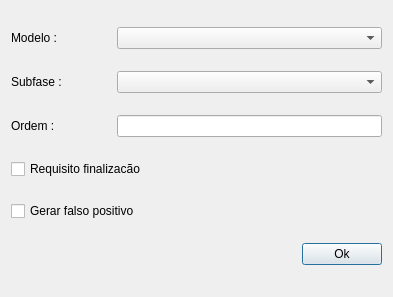
<?xml version="1.0" encoding="UTF-8"?>
<ui version="4.0">
 <class>Dialog</class>
 <widget class="QDialog" name="Dialog">
  <property name="geometry">
   <rect>
    <x>0</x>
    <y>0</y>
    <width>393</width>
    <height>297</height>
   </rect>
  </property>
  <property name="windowTitle">
   <string>Adicionar Perfil Modelo</string>
  </property>
  <layout class="QGridLayout" name="gridLayout">
   <item row="0" column="0" colspan="2">
    <layout class="QHBoxLayout" name="horizontalLayout_2">
     <item>
      <widget class="QLabel" name="label_2">
       <property name="sizePolicy">
        <sizepolicy hsizetype="Minimum" vsizetype="Fixed">
         <horstretch>0</horstretch>
         <verstretch>0</verstretch>
        </sizepolicy>
       </property>
       <property name="minimumSize">
        <size>
         <width>100</width>
         <height>0</height>
        </size>
       </property>
       <property name="maximumSize">
        <size>
         <width>100</width>
         <height>16777215</height>
        </size>
       </property>
       <property name="text">
        <string>Modelo :</string>
       </property>
      </widget>
     </item>
     <item>
      <widget class="QComboBox" name="modelsCb"/>
     </item>
    </layout>
   </item>
   <item row="1" column="0" colspan="2">
    <layout class="QHBoxLayout" name="horizontalLayout_3">
     <item>
      <widget class="QLabel" name="label_3">
       <property name="sizePolicy">
        <sizepolicy hsizetype="Minimum" vsizetype="Fixed">
         <horstretch>0</horstretch>
         <verstretch>0</verstretch>
        </sizepolicy>
       </property>
       <property name="minimumSize">
        <size>
         <width>100</width>
         <height>0</height>
        </size>
       </property>
       <property name="maximumSize">
        <size>
         <width>100</width>
         <height>16777215</height>
        </size>
       </property>
       <property name="text">
        <string>Subfase :</string>
       </property>
      </widget>
     </item>
     <item>
      <widget class="QComboBox" name="subphaseCb"/>
     </item>
    </layout>
   </item>
   <item row="4" column="0">
    <widget class="QCheckBox" name="falsePositiveCkb">
     <property name="text">
      <string>Gerar falso positivo</string>
     </property>
    </widget>
   </item>
   <item row="3" column="0">
    <widget class="QCheckBox" name="completionCkb">
     <property name="text">
      <string>Requisito finalizacão</string>
     </property>
    </widget>
   </item>
   <item row="5" column="0">
    <spacer name="horizontalSpacer">
     <property name="orientation">
      <enum>Qt::Horizontal</enum>
     </property>
     <property name="sizeHint" stdset="0">
      <size>
       <width>343</width>
       <height>20</height>
      </size>
     </property>
    </spacer>
   </item>
   <item row="2" column="0" colspan="2">
    <layout class="QHBoxLayout" name="horizontalLayout_4">
     <item>
      <widget class="QLabel" name="label_4">
       <property name="sizePolicy">
        <sizepolicy hsizetype="Minimum" vsizetype="Fixed">
         <horstretch>0</horstretch>
         <verstretch>0</verstretch>
        </sizepolicy>
       </property>
       <property name="minimumSize">
        <size>
         <width>100</width>
         <height>0</height>
        </size>
       </property>
       <property name="maximumSize">
        <size>
         <width>100</width>
         <height>16777215</height>
        </size>
       </property>
       <property name="text">
        <string>Ordem :</string>
       </property>
      </widget>
     </item>
     <item>
      <widget class="QLineEdit" name="orderLe">
       <property name="sizePolicy">
        <sizepolicy hsizetype="Preferred" vsizetype="Fixed">
         <horstretch>0</horstretch>
         <verstretch>0</verstretch>
        </sizepolicy>
       </property>
      </widget>
     </item>
    </layout>
   </item>
   <item row="5" column="1">
    <widget class="QPushButton" name="okBtn">
     <property name="text">
      <string>Ok</string>
     </property>
    </widget>
   </item>
  </layout>
 </widget>
 <tabstops>
  <tabstop>okBtn</tabstop>
 </tabstops>
 <resources/>
 <connections/>
</ui>
